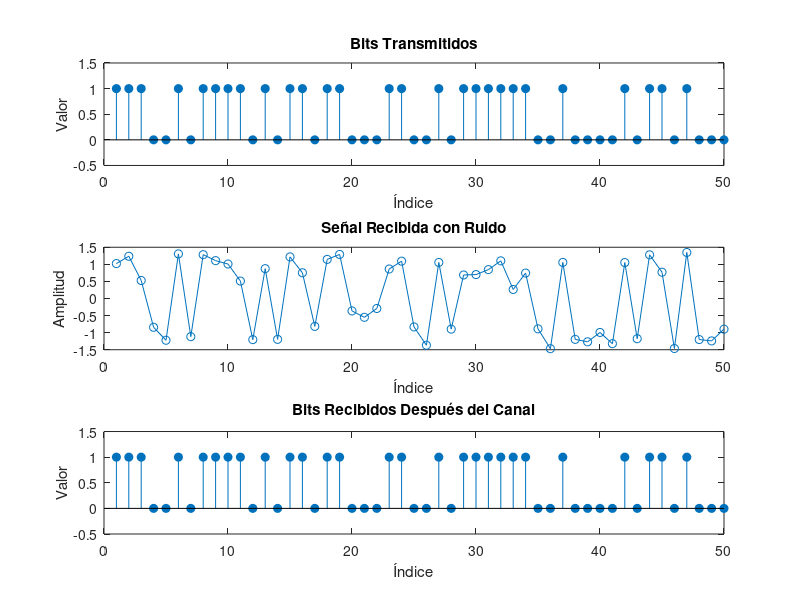

Source code (MATLAB):
clc; clear; close all;

% Parámetros de la simulación
num_bits = 1000;  % Número de bits transmitidos
snr = 10;         % Relación señal-ruido en dB

% Generación de datos binarios aleatorios (0s y 1s)
data = randi([0 1], 1, num_bits);

% Modulación BPSK (0 ? -1, 1 ? +1)
tx_signal = 2*data - 1;

% Canal con ruido AWGN
rx_signal = awgn(tx_signal, snr, 'measured');

% Decodificación: Se decide por 1 si la señal recibida es positiva, 0 si es negativa
received_data = rx_signal > 0;

% Cálculo de la tasa de error de bit (BER)
num_errors = sum(data ~= received_data);
ber = num_errors / num_bits;

% Visualización de resultados
subplot(3,1,1);
stem(data(1:50), 'filled'); title('Bits Transmitidos'); xlabel('Índice'); ylabel('Valor');
ylim([-0.5,1.5]);

subplot(3,1,2);
plot(rx_signal(1:50), 'o-'); title('Señal Recibida con Ruido'); xlabel('Índice'); ylabel('Amplitud');

subplot(3,1,3);
stem(received_data(1:50), 'filled'); title('Bits Recibidos Después del Canal'); xlabel('Índice'); ylabel('Valor');
ylim([-0.5,1.5]);

% Mostrar tasa de error de bit
fprintf('Número de errores: %d\n', num_errors);
fprintf('Tasa de error de bit (BER): %f\n', ber);